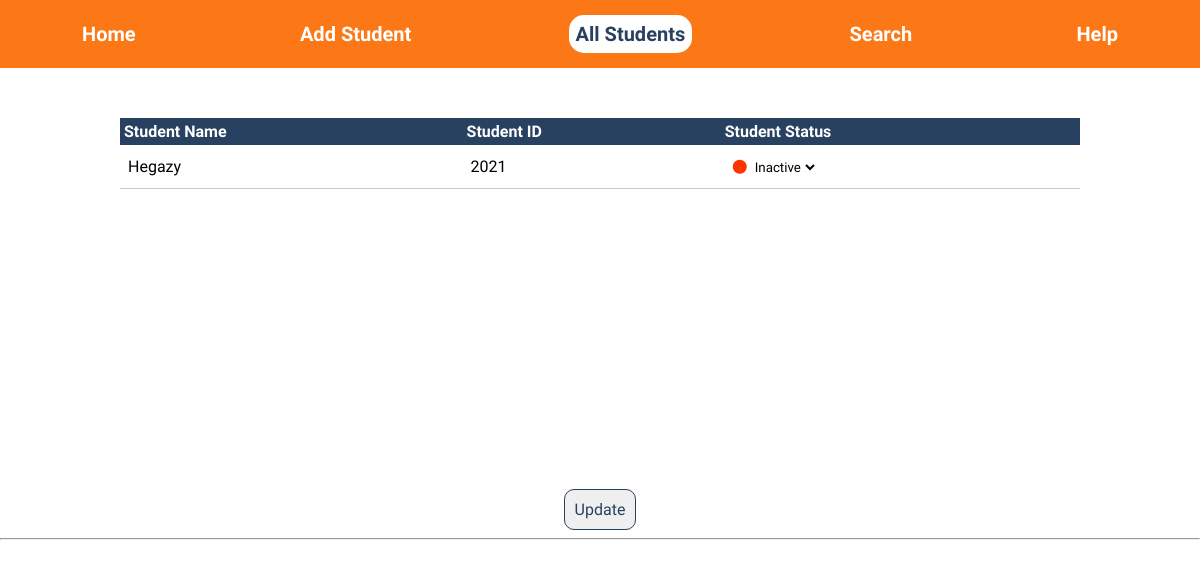
/all_students.html/, run on an earlier commit of the app's database.
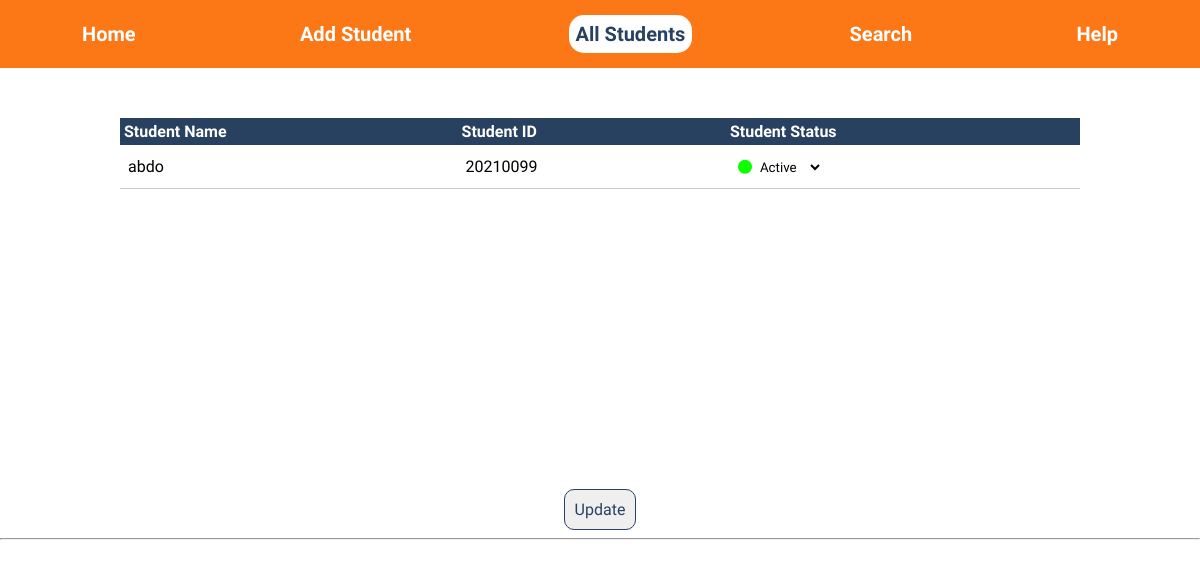
And on a later commit of the database.
### Main/models.py (models this page shows, shortened)
class Student(models.Model):
    id = models.CharField(max_length=8, primary_key=True)
    name = models.CharField(max_length=64)
    dateOfBirth = models.DateTimeField()
    email = models.CharField(max_length=64)
    gpa = models.CharField(max_length=4)
    level = models.CharField(max_length=1)
    status = models.CharField(max_length=64)
    phone = models.CharField(max_length=12)
    department = models.CharField(max_length=2)
    gender = models.CharField(max_length=6)

### Main/views/main.py (the view)
# urls.py: path('all_students.html/',main.all, name='all'),
def all(request):
    Students = Student.objects.all().values()
    context = {
        'Students':Students
    }
    return render(request, 'allStudents/all_students.html', context)

### Main/templates/allStudents/all_students.html (shortened to what this page needs)
<!DOCTYPE html>
<html>
<head>
    {%load static%}
    <link rel="stylesheet" href="{% static 'css/global.css' %}" />
    <link rel="stylesheet" href="{% static 'css/all_students.css' %}">
</head>
<body>
    <header>
        <ul>
            <a href="{% url 'home'%}">Home</a>
            <a href="{% url 'add'%}">Add Student</a>
            <a class= "active" href="{% url 'all'%}">All Students</a>
            <a href="{% url 'search'%}">Search</a>
            <a href="{% url 'help'%}">Help</a>
        </ul>
    </header>
    <div>
        <table id="students">
            <tbody id="table">
                <tr>
                    <th>Student Name</th>
                    <th>Student ID</th>
                    <th>Student Status</th>
                </tr>
                {% for student in Students %}
                <tr>
                    <td>{{student.name}}</td>
                    <td>{{student.id}}</td>
                    <td>
                        <div class="StatDiv">
                            {% if student.status == 'Active' %}
                            <i class="fa-sharp fa-solid fa-circle custom-circle" style="color: #0eff00; font-size: 14px;"></i>
                            {% elif student.status == 'Inactive' %}
                            <i class="fa-sharp fa-solid fa-circle custom-circle" style="color: #ff3300; font-size: 14px;"></i>
                            {% endif %}
                            <select id="{{ student.id }}">
                                <option value="Active" {% if student.status == 'Active' %} selected {% endif %}>
                                    Active
                                </option>
                                <option value="Inactive" {% if student.status == 'Inactive' %} selected {% endif %}>
                                    Inactive
                                </option>
                        </select>
                        </div>
                    </td>
                </tr>
                {% endfor %}
            </tbody>
        </table>
        <div>
            <button type="button" class="btn" id ="updateBtn" onclick="updateData()">Update</button>
        </div>
    </div>
    <hr>
</body>
</html>

### static/css/global.css (style rules this page uses)
* { box-sizing: border-box; font-family: 'Ubuntu',sans-serif; }
body { margin: 0; padding: 0; background-color: #ffffff; height: 100%; }
header>ul { display: flex; justify-content: space-between; width: 90%; margin: auto; list-style: none; padding: 15px; }
header>ul a { color: #ffffff; text-decoration: none; font-size: 20px; font-weight: 700; }
header { overflow: hidden; background-color: #FC7716; }
header a { text-align: center; padding: 7px 7px; text-decoration: none; font-size: 17px; }
header a:hover, a:active,a.active { background-color: #ffffff; color: #284160; font-weight: bold; border-radius: 15px; }

### static/css/all_students.css (style rules this page uses)
.btn { border: 1px solid #284160; border-radius: 10px; display: flex; text-align: center; padding: 10px; font-size: 16px; color: #284160; text-align: center; margin: auto; margin-top: 300px; cursor: pointer; }
.StatDiv { background: white; border-radius: 30px; border: 0px solid rgb(125, 125, 125); padding: 4px; cursor: pointer; width: 100px; }
select { border: none; outline: none; background-color: white; }
#students { border-collapse: collapse; width: 80%; margin: auto; margin-top: 50px; }
#students th { padding: 4px; text-align: left; background-color: #284160; color: white; }
.custom-circle { color:#0eff00; font-size: 14px;; }
td { border-bottom: 1px solid #cacaca; padding: 8px; }

What changed in the data, as far as the page shows it:
removed Student: name "Hegazy", id "2021", status+id "Inactive"
added Student: name "abdo", id "20210099", status+id "Active"
